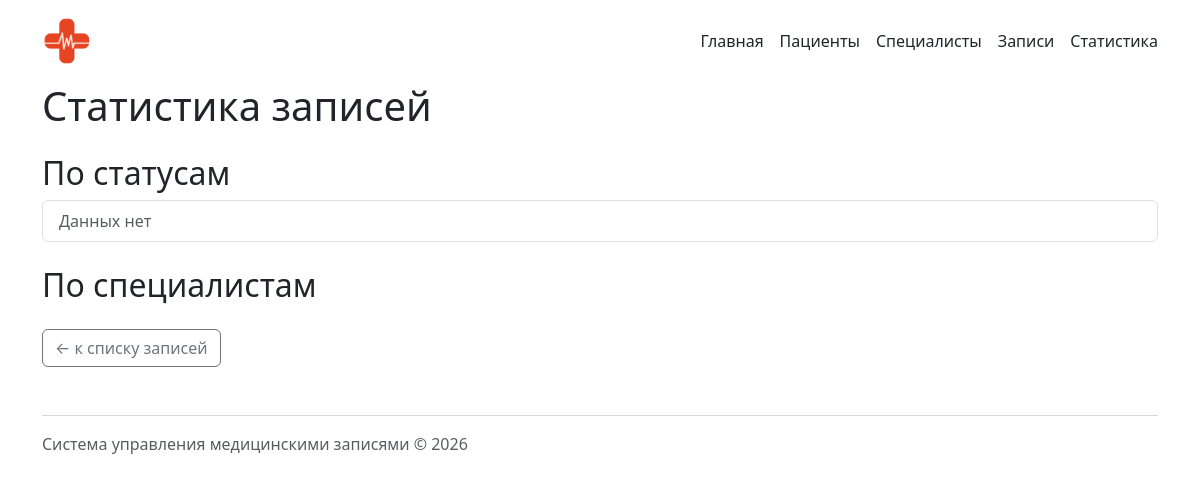
The app's page /appointments/statistics/, older data.
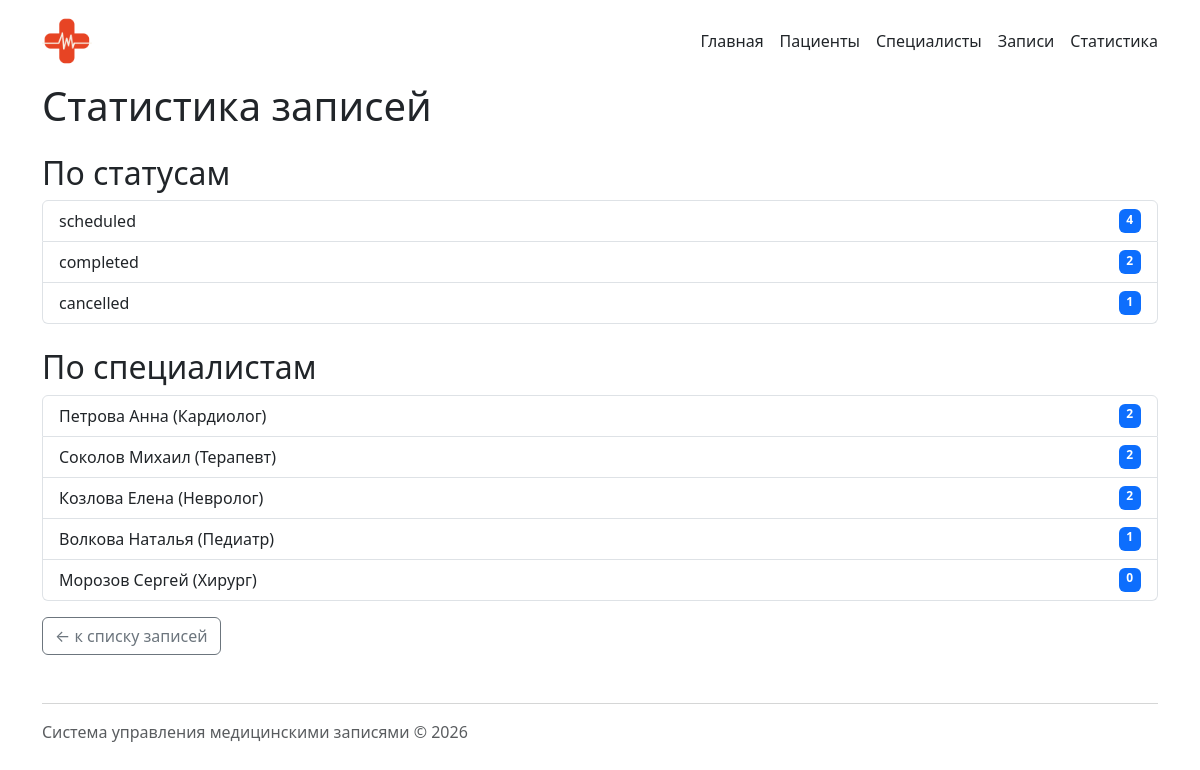
The same page, newer data.
### specialists/models.py (models this page shows, shortened)
class Specialist(models.Model):
    first_name = models.CharField(max_length=100, verbose_name="Имя")
    last_name = models.CharField(max_length=100, verbose_name="Фамилия")
    speciality = models.CharField(max_length=100, verbose_name="Специальность")
    phone = models.CharField(max_length=20, verbose_name="Телефон")
    email = models.EmailField(verbose_name="Email")
    experience_years = models.PositiveIntegerField(default=0, verbose_name="Стаж (лет)")
    class Meta:
        verbose_name = "Специалист"
        verbose_name_plural = "Специалисты"

### appointments/views.py (the view)
# urls.py: path('statistics/', views.statistics, name='statistics'),
def statistics(request: HttpRequest) -> HttpResponse:
    by_status = Appointment.objects.values('status').annotate(
        count=Count('id')
    ).order_by('-count')
    by_specialist = Specialist.objects.annotate(
        appointments_count=Count('appointments')
    ).order_by('-appointments_count')
    context = {
        'by_status': by_status,
        'by_specialist': by_specialist,
    }
    return render(request, 'appointments/statistics.html', context)

### appointments/templates/appointments/statistics.html (shortened to what this page needs)
{% extends "base.html" %}
{% block content %}
<h1>Статистика записей</h1>
<h2 class="mt-4">По статусам</h2>
<ul class="list-group">
    {% for item in by_status %}
    <li class="list-group-item d-flex justify-content-between">
        <span>{{ item.status }}</span>
        <span class="badge bg-primary">{{ item.count }}</span>
    </li>
    {% empty %}
    <li class="list-group-item text-muted">Данных нет</li>
    {% endfor %}
</ul>
<h2 class="mt-4">По специалистам</h2>
<ul class="list-group">
    {% for item in by_specialist %}
    <li class="list-group-item d-flex justify-content-between">
        <span>
            {{ item.last_name }} {{ item.first_name }}
            ({{ item.speciality }})
        </span>
        <span class="badge bg-primary">{{ item.appointments_count }}</span>
    </li>
    {% endfor %}
</ul>
<a href="{% url 'appointments:list' %}"
   class="btn btn-outline-secondary mt-3">
    ← к списку записей
</a>
{% endblock %}

Row changes from the older to the newer data that the page shows:
added Specialist: last_name "Петрова", first_name "Анна", speciality "Кардиолог", appointments_count "2"
added Specialist: last_name "Соколов", first_name "Михаил", speciality "Терапевт", appointments_count "2"
added Specialist: last_name "Козлова", first_name "Елена", speciality "Невролог", appointments_count "2"
added Specialist: last_name "Волкова", first_name "Наталья", speciality "Педиатр", appointments_count "1"
added Specialist: last_name "Морозов", first_name "Сергей", speciality "Хирург", appointments_count "0"
Text that changed along with them:
new list line: "scheduled 4"
new list line: "completed 2"
new list line: "cancelled 1"
text no longer shown: "Данных нет"
